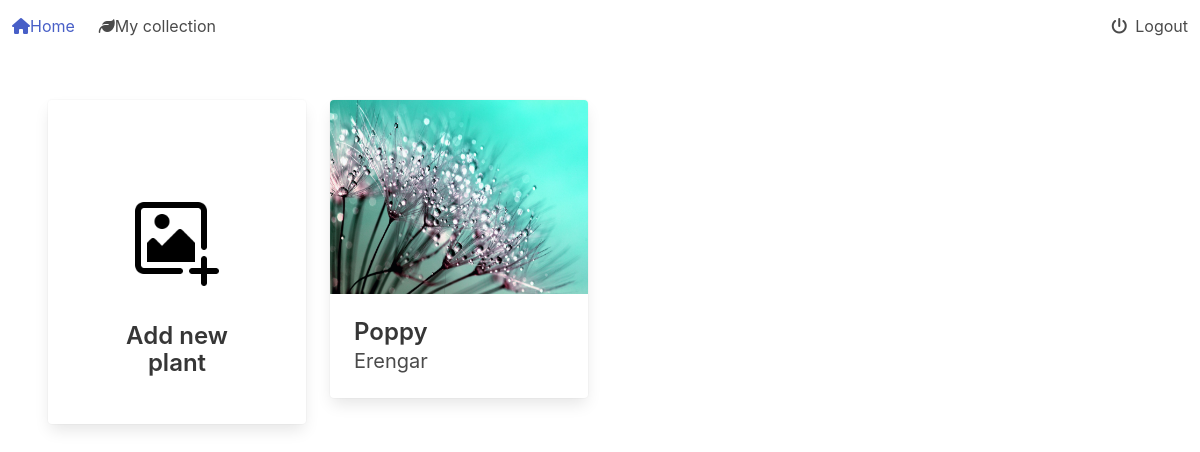
The page /my-collection/ (signed in) on the database its author committed.
### plant_collection/models.py (models this page shows, shortened)
class Plant(models.Model):
    nick_name = models.CharField(
        max_length=64,
        validators=[MinLengthValidator(3)],
        unique=True)
    created = models.DateTimeField(auto_now_add=True, null=True, blank=True)
    updated = models.DateTimeField(auto_now=True, null=True, blank=True)
    species = models.ForeignKey(Species, on_delete=models.PROTECT, blank=True, null=True, related_name='plants')
    owner = models.ForeignKey(settings.AUTH_USER_MODEL, on_delete=models.PROTECT, related_name='plants')
    slug = models.SlugField(default='bugged-plant')
    for_trade = models.BooleanField(default=False)

class Image(models.Model):
    plant = models.ForeignKey(Plant, on_delete=models.CASCADE, related_name='picture')
    image = models.ImageField(upload_to='pics')

### plant_collection/views.py (the view)
# urls.py: path('my-collection/', views.personal_collection.as_view(), name='personal_collection'),
class personal_collection(LoginRequiredMixin, generic.ListView):
    template_name ='plant_collection/collection.html'
    def get(self, request):
        model = Plant.objects.filter(owner=request.user).order_by('-updated')
        context = {'plants': model}
        return render(request, self.template_name, context)

### plant_collection/templates/plant_collection/collection.html
{% extends 'base.html' %}
{% block content %}
<div class='columns is-multiline'>
    <div class='column is-3-desktop is-full-mobile'>
        <a href="{% url 'plant_collection:add_plant' %}">
        <div class='card has-text-centered hover' style='height:100%'>
            <div class='column is-vcentered'>
                <div class='column'>
                    <div>
                        <br>
                        <br>
                        <br>
                    </div>
                    <div class='card-image'>
                        <figure class='image is-96x96 is-inline-block'>
                            <img src="/media/pics/add-image.png" alt="">
                        </figure>
                    </div>
                    <div class='card-content'>
                        <div class='title is-4'>
                            Add new plant
                        </div>
                    </div>
                </div>
            </div>
        </div>
        </a>
    </div>
    {% if plants %}
    {% for plant in plants %}
    <div class='column is-3-desktop is-full-mobile'>
        <div class='card hover'>
            {% if plant.picture %}
            <div class='card-image'>
                <figure class='image is-4by3'>
                    <a href="{% url 'plant_collection:plant_view' slug=plant.slug %}">
                        <img src="{{ plant.picture.all.0.image.url }}" alt="" width='500px'>
                    </a>
                </figure>
            </div>
            {% endif %}
            <div class='card-content'>
                <div class='title is-4'>
                    {{plant.nick_name}}
                </div>
                <div class='subtitle is-5'>
                    {{plant.owner}}
                </div>
            </div>
        </div>
    </div>
    {% endfor %}
    {% endif %}
</div>
{% endblock %}

### rows shown on the page
Plant: picture.all.0.image (picture), nick_name "Poppy", owner "Erengar"
